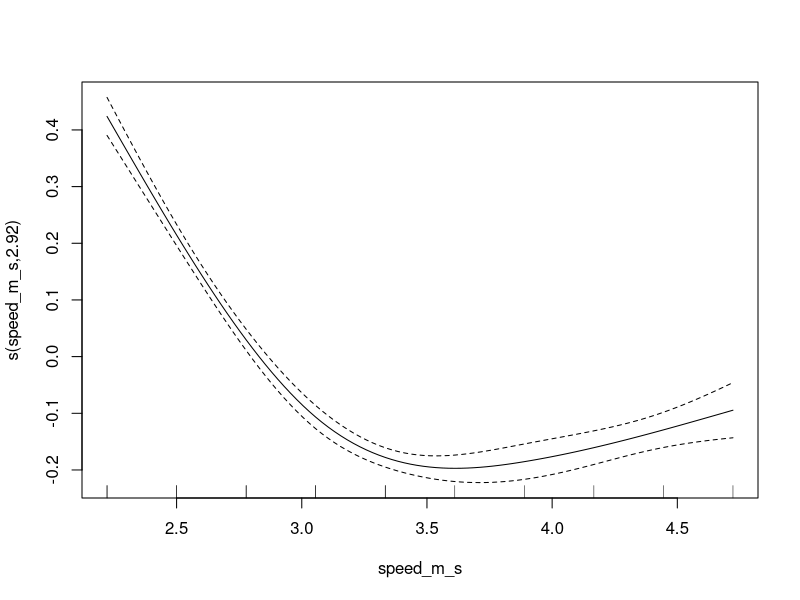
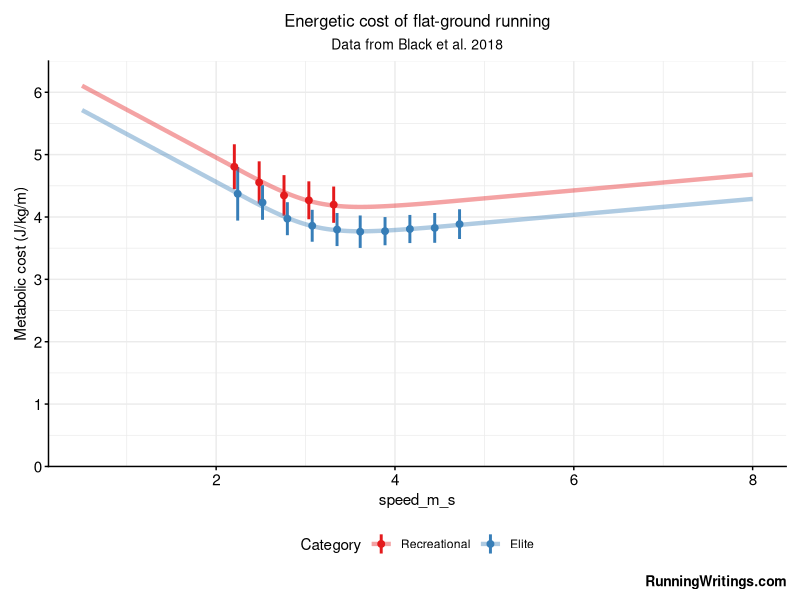
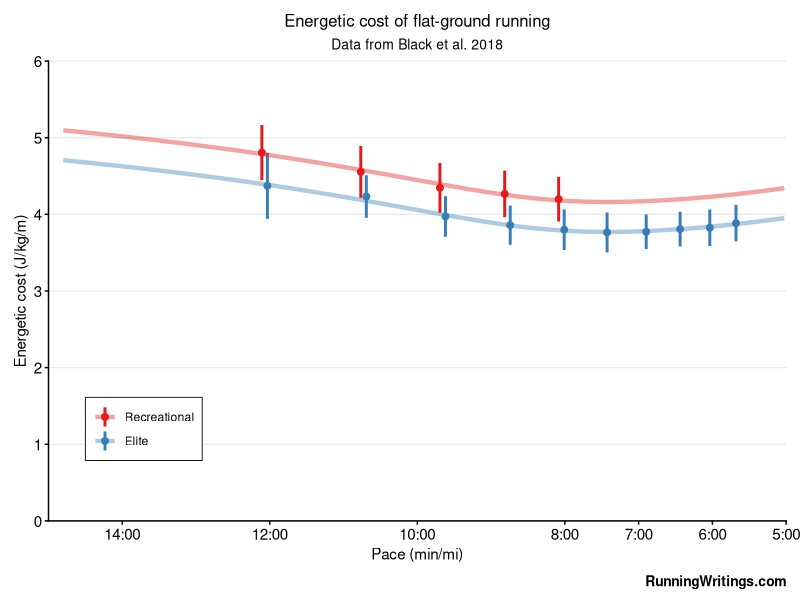
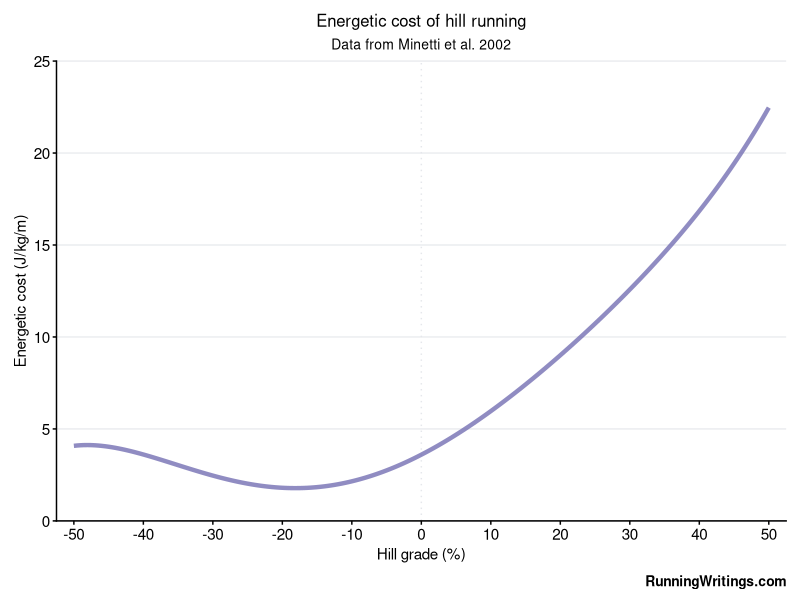
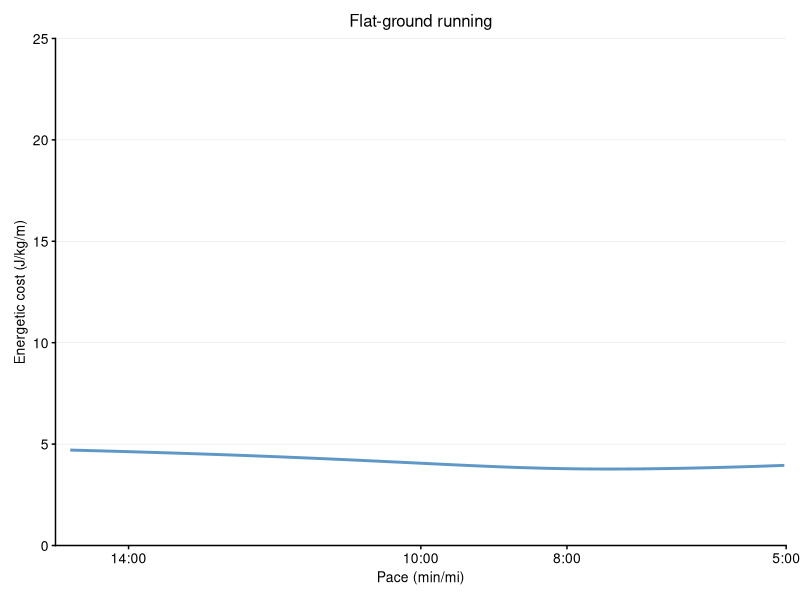
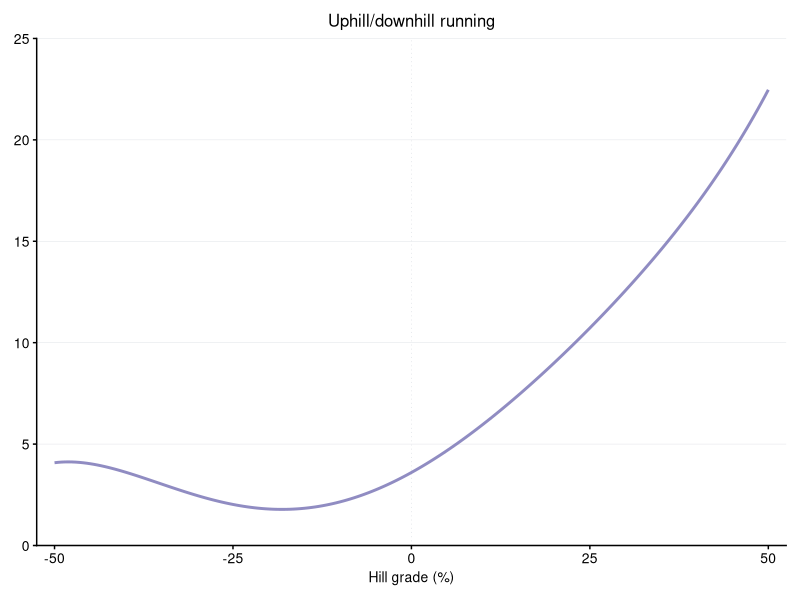
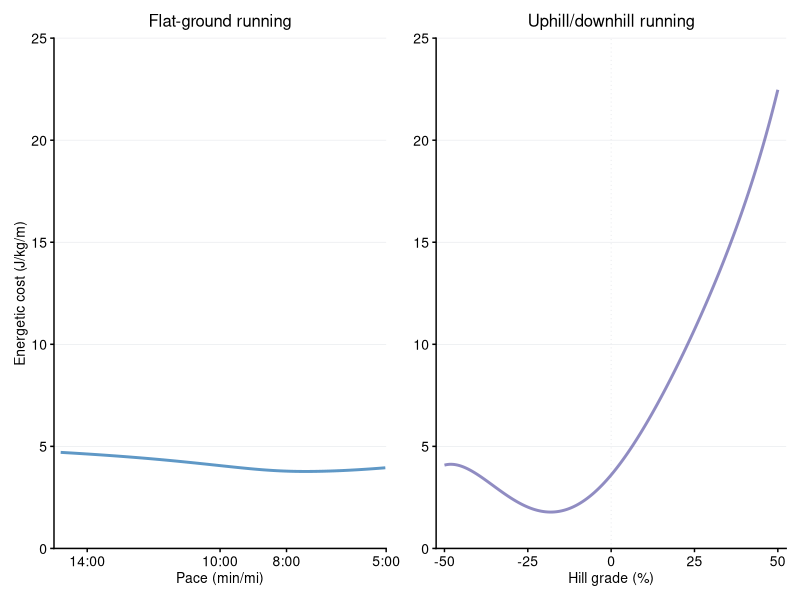
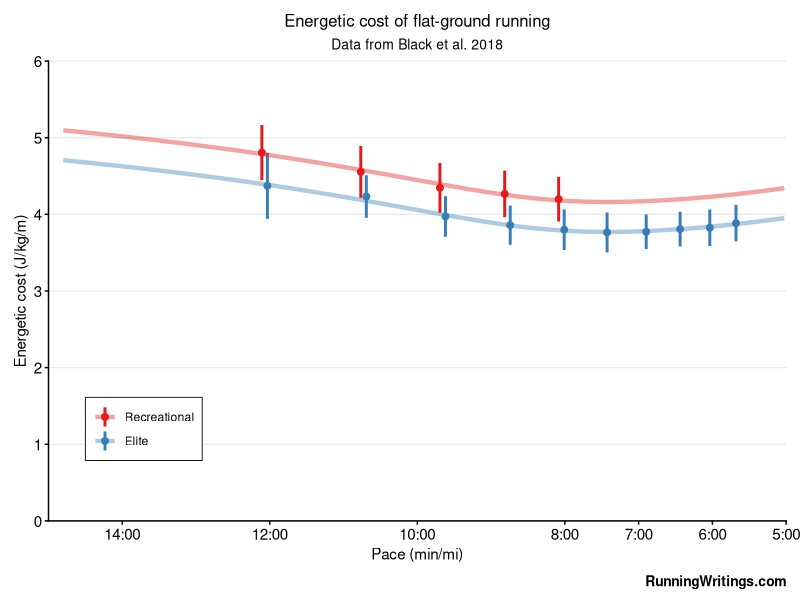

The R source for these figures, in order:

library(tidyverse)
library(mgcv)
library(cowplot)

# Build corrected Minetti GAP model


# --- Load data ---

# - Black et al data
n_total <- 68+24 #92 total subjects
black_df <- read_csv("black_data_all.csv", show_col_types = FALSE) %>%
  #Speed in m/s, Cr in J/kg/m
  mutate(speed_m_s = speed_kmh/3.6,
         energy_j_kg_m = energy_kcal_kg_km*4.184,
         category = factor(category, 
                           levels = c("recreational", "elite"))
  ) %>%
  mutate(category = fct_recode(category,
                               Elite = "elite",
                               Recreational = "recreational")) %>%
  mutate(pace_min_mi = 1/(speed_m_s*60/1609.344)) %>%
  #SD is average of +/-1 sd
  mutate(st_dev = 0.5*(energy_kcal_kg_km - sd_lower) + 0.5*(sd_upper - energy_kcal_kg_km),
         st_dev_joules = st_dev*4.184) %>%
  #Weights should be (1/variance) * (n_group / n_total), SD squared is variance 
  mutate(reg_weight = 1/(st_dev_joules**2)*n_group*n_total) %>%
  #normalize weights
  mutate(reg_weight = reg_weight/sum(reg_weight))

# Published minetti function
minetti_fx <- function(x_grade){
  return(155.4*x_grade**5 - 30.4*x_grade**4 - 43.3*x_grade**3 + 46.3*x_grade**2 + 19.5*x_grade + 3.6)
}


# -------------------- Fit model ------------------------------


#Black: Cr as fxn of speed, for elites
black_mod <- gam(energy_j_kg_m ~ s(speed_m_s, bs="cr", k=4) + category,
              data = black_df,
              weights = reg_weight)

summary(black_mod)
plot(black_mod)



# -------------------- Plot data ------------------------------

#-- Plot setup
err_lwd <- 1
sz <- 2
lwd <- 1.5
alf <- 0.4
jt <- 0.075

kipp_sz <- 4
kipp_lwd <- 2
kipp_alf <- 0.8
jt_2 <- 0.03

#Text
fnt <- 11
title_fnt <- 12
subtitle_fnt <- 10
wm_fnt <- 10




# -------------    Grids for plotting ----------
ng <- 201

# Black - show model fit
df_speed_plot <- expand.grid(speed_m_s = seq(0.5,8, length.out = ng),
                             category = factor(c("Elite", "Recreational"))) %>%
  mutate(pace_min_mi = 1/(speed_m_s*60/1609.344))
df_speed_plot$cr_hat <- predict(black_mod, newdata = df_speed_plot) %>% as.vector()


# Minetti - fit for speed as fxn of incline, also fitted equation
df_incline_plot <- data.frame(slope = seq(-0.5,0.5, length.out=ng),
                              category = factor("Elite"))
#Minetti quintic polynomial eqn
df_incline_plot$minetti_Cr_eqn <- minetti_fx(df_incline_plot$slope)



# ---- Make plots -----

library(scales)

speed_pace_seq <- seq(0,6,by=1)
speed_pace_labs <- 1

#Black plot
black_plt_cr <- black_df %>%
  ggplot(aes(x=speed_m_s, y=energy_j_kg_m, color=category)) +
  geom_linerange(aes(ymin = energy_j_kg_m - st_dev_joules,
                     ymax = energy_j_kg_m + st_dev_joules),
                 linewidth = err_lwd,
                 position = position_dodge(width=jt)) + 
  geom_point(size = sz,
             position = position_dodge(width=jt)) + 
  geom_line(aes(x=speed_m_s, y=cr_hat, color=category),
            data = df_speed_plot,
            linetype="solid",
            alpha = alf,
            linewidth = lwd) +
  scale_color_brewer(palette="Set1", name="Category") + 
  scale_y_continuous(limits=c(0,6.5), breaks = seq(0,6,by=1), expand =c(0,0),
                     name = "Metabolic cost (J/kg/m)") + 
  ggtitle("Energetic cost of flat-ground running",
          subtitle = "Data from Black et al. 2018") + 
  labs(caption = "RunningWritings.com") + 
  theme_bw() + 
  theme(plot.title = element_text(hjust = 0.5, size=title_fnt),
        plot.subtitle = element_text(hjust = 0.5, size=subtitle_fnt),
        plot.caption = element_text(face = "bold", size = wm_fnt, vjust=0),
        legend.position = "bottom",
        plot.caption.position = "plot",
        axis.title = element_text(size = fnt, color = "black"),
        axis.text = element_text(size = fnt, color = "black"),
        axis.line = element_line(colour = "black",
                                 lineend = "square"),
        axis.ticks = element_line(color="black"),
        panel.border = element_blank(),
        plot.margin = unit(c(10,10,10,10), "pt")
  )


black_plt_cr



# --- Black Cr as minutes per mile
  
jt <- 0.15

conv_units <- function(m_s) 1/(m_s*60/1609.344)

pace_labs <- c("14:00","12:00","10:00","8:00","7:00","6:00","5:00")



black_pace_plt <- black_df %>%  
  ggplot(aes(x=pace_min_mi, y=energy_j_kg_m, color=category)) +
  geom_linerange(aes(ymin = energy_j_kg_m - st_dev_joules,
                     ymax = energy_j_kg_m + st_dev_joules),
                 linewidth = err_lwd,
                 position = position_dodge(width=jt)) + 
  geom_point(size = sz,
             position = position_dodge(width=jt)) + 
  geom_line(aes(x=pace_min_mi, y=cr_hat, color=category),
            data = df_speed_plot,
            linetype="solid",
            alpha = alf,
            linewidth = lwd) +
  scale_color_brewer(palette="Set1", name=NULL) + 
  scale_x_reverse(limits = c(15,5), breaks = c(14,12,10,8,7,6,5),
                  labels = pace_labs,
                  expand = c(0,0),
                  name = "Pace (min/mi)") + 
  scale_y_continuous(limits = c(0,6), breaks = seq(0,6,by=1),
                     name = "Energetic cost (J/kg/m)",
                     expand = c(0,0)) + 
  ggtitle("Energetic cost of flat-ground running",
          subtitle = "Data from Black et al. 2018") + 
  labs(caption = "RunningWritings.com") + 
  guides(color = guide_legend(ncol = 1)) + 
  theme_bw() + 
  theme(plot.title = element_text(hjust = 0.5, size=title_fnt),
        plot.subtitle = element_text(hjust = 0.5, size=subtitle_fnt),
        plot.caption = element_text(face = "bold", size = wm_fnt, vjust=0),
        #LETENGD
        legend.position = c(0.05,0.2),
        legend.justification = "left",
        legend.background = element_rect(color = "black", linewidth=0.3),
        plot.caption.position = "plot",
        #NOT LEGEND
        axis.title = element_text(size = fnt, color = "black"),
        axis.text = element_text(size = fnt, color = "black"),
        axis.line = element_line(colour = "black",
                                 lineend = "square"),
        
        axis.ticks = element_line(color="black"),
        panel.grid = element_blank(),
        panel.grid.major.y = element_line(linewidth=0.4, color= "#e5e7eb"),
        panel.border = element_blank(),
        plot.margin = unit(c(10,10,10,10), "pt")
  ) + 
  coord_cartesian(clip = "off") #Avoid clip of grid line


black_pace_plt

ggsave("images/01 - Energetic cost of running per mile.png", black_pace_plt,
       width = 1600, height = 1200, units = "px")




# -- Minetti plot 

cr_col <- "#7570b3"

grad_breaks <- seq(-0.5,0.5,by=0.1)
grad_labs <- sprintf("%.0f", grad_breaks*100)



minetti_plot <- df_incline_plot %>%
  ggplot(aes(x=slope, y=Cr)) + 
  geom_vline(xintercept=0, linetype="dotted", color="#e5e7eb") + 
  geom_line(aes(y=minetti_Cr_eqn),
            color = cr_col, linewidth = lwd, 
            alpha = 0.8) +
  #Axes
  scale_x_continuous(limits = c(-0.5,0.5), breaks = grad_breaks,
                     name = "Hill grade (%)", 
                     labels = grad_labs,
                     expand = c(0.025,0))  + 
  scale_y_continuous(limits = c(0,25),
                     name = "Energetic cost (J/kg/m)",
                     expand = c(0,0))  +
  ggtitle("Energetic cost of hill running",
          subtitle = "Data from Minetti et al. 2002") + 
  labs(caption = "RunningWritings.com") + 
  theme_bw() + 
  theme(plot.title = element_text(hjust = 0.5, size=title_fnt),
        plot.subtitle = element_text(hjust = 0.5, size=subtitle_fnt),
        plot.caption = element_text(face = "bold", size = wm_fnt, vjust=0),
        legend.position = "bottom",
        legend.justification = "left",
        plot.caption.position = "plot",
        axis.title = element_text(size = fnt, color = "black"),
        axis.text = element_text(size = fnt, color = "black"),
        axis.line = element_line(colour = "black",
                                 lineend = "square"),
        axis.ticks = element_line(color="black"),
        panel.border = element_blank(),
        panel.grid = element_blank(),
        panel.grid.major.y = element_line(linewidth=0.4, color= "#e5e7eb"),
        plot.margin = unit(c(10,10,10,10), "pt")
  ) + 
  coord_cartesian(clip = "off")

minetti_plot


ggsave("images/02 - Energetic cost of running on inclines and declines.png", 
       minetti_plot,
       width = 1600, height = 1200, units = "px")


# --- Both to scale


lwd <- 1
alf <- 0.8

title_fnt <- 12
fnt <- 10


pace_labs <- c("14:00","10:00","8:00", "5:00")


plt_1 <- df_speed_plot %>%  
  filter(category == "Elite") %>%
  ggplot(aes(x=pace_min_mi, y=energy_j_kg_m)) +
  geom_line(aes(x=pace_min_mi, y=cr_hat, color=category),
            linetype="solid",
            color = "#377eb8",
            alpha = alf,
            linewidth = lwd) + 
  scale_x_reverse(limits = c(15,5), breaks = c(14,10,8,5),
                  labels = pace_labs,
                  expand = c(0,0),
                  name = "Pace (min/mi)") + 
  scale_y_continuous(limits = c(0,25), breaks = seq(0,25,by=5),
                     name = "Energetic cost (J/kg/m)",
                     expand = c(0,0)) + 
  ggtitle("Flat-ground running") + 
  theme_bw() + 
  theme(plot.title = element_text(hjust = 0.5, size=title_fnt),
        plot.caption = element_text(face = "bold", size = wm_fnt, vjust=0),
        legend.position = "none",
        legend.justification = "left",
        plot.caption.position = "plot",
        axis.title = element_text(size = fnt, color = "black"),
        axis.text = element_text(size = fnt, color = "black"),
        axis.line = element_line(colour = "black",
                                 lineend = "square"),
        axis.ticks = element_line(color="black"),
        panel.border = element_blank(),
        panel.grid = element_blank(),
        panel.grid.major.y = element_line(linewidth=0.2, color= "#e5e7eb"),
        plot.margin = unit(c(10,10,10,10), "pt")
  ) + 
  coord_cartesian(clip = "off")


plt_1




plt_2 <- df_incline_plot %>%
  ggplot(aes(x=slope, y=Cr)) + 
  geom_vline(xintercept=0, linetype="dotted", color="#e5e7eb", linewidth=0.3) + 
  geom_line(aes(y=minetti_Cr_eqn),
            color = cr_col, linewidth = lwd, 
            alpha = alf) +
  #Axes
  scale_x_continuous(limits = c(-0.5,0.5), breaks = seq(-0.5,0.5,by=0.25),
                     labels = 100*seq(-0.5,0.5,by=0.25),
                     name = "Hill grade (%)", 
                     expand = c(0.025,0)) +
  scale_y_continuous(limits = c(0,25), breaks = seq(0,25,by=5),
                     name = NULL,
                     expand = c(0,0)) + 
  ggtitle("Uphill/downhill running") + 
  theme_bw() + 
  theme(plot.title = element_text(hjust = 0.5, size=title_fnt),
        plot.caption = element_text(face = "bold", size = wm_fnt, vjust=0),
        legend.position = "none",
        legend.justification = "left",
        plot.caption.position = "plot",
        axis.title = element_text(size = fnt, color = "black"),
        axis.text = element_text(size = fnt, color = "black"),
        axis.line = element_line(colour = "black",
                                 lineend = "square"),
        axis.ticks = element_line(color="black"),
        panel.border = element_blank(),
        panel.grid = element_blank(),
        panel.grid.major.y = element_line(linewidth=0.2, color= "#e5e7eb"),
        plot.margin = unit(c(10,10,10,10), "pt")
  ) + 
  coord_cartesian(clip = "off")


plt_2



cow <- plot_grid(plt_1, plt_2, ncol=2)
cow


ggsave("images/03 - Inclines vs speed - energetic cost of running.png", 
       cow,
       width = 1600, height = 800, units = "px")




